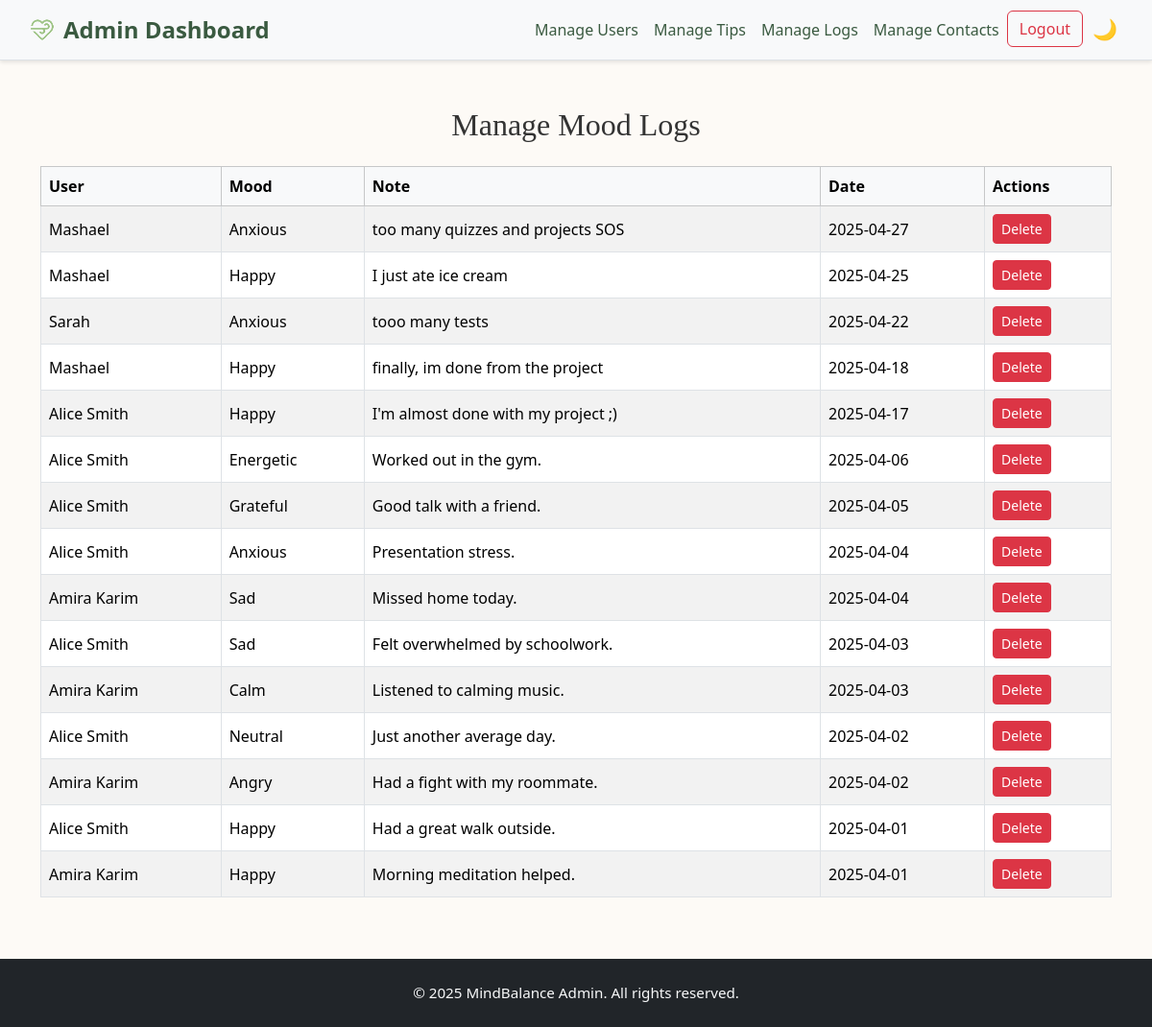
Screenshot of /admin/manage_logs.php (signed in) with the database file from the repository.
### tables this page shows
CREATE TABLE `mood_logs` (
  `log_id` int(11) NOT NULL,
  `user_id` int(11) NOT NULL,
  `mood` varchar(50) DEFAULT NULL,
  `note` text DEFAULT NULL,
  `log_date` date DEFAULT NULL
);

CREATE TABLE `users` (
  `user_id` int(11) NOT NULL,
  `name` varchar(100) NOT NULL,
  `email` varchar(150) NOT NULL,
  `password` varchar(255) NOT NULL,
  `role` enum('user','admin') DEFAULT 'user',
  `created_at` timestamp NOT NULL DEFAULT current_timestamp()
);

### admin/manage_logs.php (the view, shortened to what this page needs)
<?php
require 'db_connect.php';
$stmt = $pdo->query("SELECT m.log_id, u.name AS username, m.mood, m.note, m.log_date
                     FROM mood_logs m
                     JOIN users u ON m.user_id = u.user_id
                     ORDER BY m.log_date DESC");
$logs = $stmt->fetchAll();
?>
<!DOCTYPE html>
<html lang="en">
<head>
  <link rel="stylesheet" href="https://cdn.jsdelivr.net/npm/bootstrap@5.3.2/dist/css/bootstrap.min.css">
  <link rel="stylesheet" href="styles.css">
</head>
<body>
<header class="bg-light border-bottom mb-4">
  <nav class="navbar navbar-expand-lg navbar-light container">
    <a class="navbar-brand fw-bold d-flex align-items-center" href="admin.php">
      <img src="logo.png" alt="Logo" width="28" class="me-2"> Admin Dashboard
    </a>
    <div class="collapse navbar-collapse" id="navbarNav">
      <ul class="navbar-nav ms-auto">
        <li class="nav-item"><a class="nav-link" href="manage_users.php">Manage Users</a></li>
        <li class="nav-item"><a class="nav-link" href="manage_tips.php">Manage Tips</a></li>
        <li class="nav-item"><a class="nav-link active" href="manage_logs.php">Manage Logs</a></li>
        <li class="nav-item"><a class="nav-link" href="admin.php">Manage Contacts</a></li>
        <li class="nav-item"><a class="btn btn-outline-danger" href="logout.php">Logout</a></li>
      </ul>
      <button class="dark-toggle" onclick="toggleDarkMode()" aria-label="Toggle dark mode">🌙</button>
    </div>
  </nav>
</header>
<main class="container my-5">
  <h2 class="text-center mb-4" style="font-family: 'Playfair Display', serif;">Manage Mood Logs</h2>
  <?php if (count($logs) > 0): ?>
    <div class="table-responsive">
      <table class="table table-bordered table-striped align-middle">
        <thead class="table-light">
          <tr>
            <th>User</th>
            <th>Mood</th>
            <th>Note</th>
            <th>Date</th>
            <th>Actions</th>
          </tr>
        </thead>
        <tbody>
          <?php foreach ($logs as $log): ?>
            <tr>
              <td><?= htmlspecialchars($log['username']) ?></td>
              <td><?= htmlspecialchars($log['mood']) ?></td>
              <td><?= htmlspecialchars($log['note']) ?></td>
              <td><?= htmlspecialchars($log['log_date']) ?></td>
              <td>
                <a href="?delete=<?= $log['log_id'] ?>" onclick="return confirm('Are you sure you want to delete this log?');" class="btn btn-danger btn-sm">Delete</a>
              </td>
            </tr>
          <?php endforeach; ?>
        </tbody>
      </table>
    </div>
  <?php else: ?>
    <p class="text-center text-muted">No mood logs found.</p>
  <?php endif; ?>
</main>
<footer class="bg-dark text-light py-4 mt-5">
  <div class="container text-center">
    <p class="mb-0">&copy; 2025 MindBalance Admin. All rights reserved.</p>
  </div>
</footer>
</body>
</html>

### styles.css (style rules this page uses)
body { font-family: 'Segoe UI', Tahoma, Geneva, Verdana, sans-serif; background-color: #fdfaf6; color: #333; transition: background-color 0.3s, color 0.3s; }
header, footer { background-color: #fff; box-shadow: 0 2px 4px rgba(0,0,0,0.1); transition: background-color 0.3s; }
.navbar-brand { color: #3a5a40 !important; font-size: 1.5rem; }
.nav-link { color: #3a5a40 !important; }
footer { background-color: #3a5a40; color: #fff; padding-top: 20px; padding-bottom: 20px; text-align: center; }
footer p { font-size: 0.95rem; }
footer .container { max-width: 100%; }
.dark-toggle { cursor: pointer; font-size: 1.3rem; background: none; border: none; color: inherit; padding-left: 10px; transition: color 0.3s; }
a { text-decoration: none; color: #007bff; }

### rows the page displays
mood_logs: user.name "Mashael", mood "Anxious", note "too many quizzes and projects SOS", log_date "2025-04-27"
mood_logs: user.name "Mashael", mood "Happy", note "I just ate ice cream", log_date "2025-04-25"
mood_logs: user.name "Sarah", mood "Anxious", note "tooo many tests", log_date "2025-04-22"
mood_logs: user.name "Mashael", mood "Happy", note "finally, im done from the project", log_date "2025-04-18"
mood_logs: user.name "Alice Smith", mood "Happy", note "I'm almost done with my project ;)", log_date "2025-04-17"
mood_logs: user.name "Alice Smith", mood "Energetic", note "Worked out in the gym.", log_date "2025-04-06"
mood_logs: user.name "Alice Smith", mood "Grateful", note "Good talk with a friend.", log_date "2025-04-05"
mood_logs: user.name "Alice Smith", mood "Anxious", note "Presentation stress.", log_date "2025-04-04"
mood_logs: user.name "Amira Karim", mood "Sad", note "Missed home today.", log_date "2025-04-04"
mood_logs: user.name "Alice Smith", mood "Sad", note "Felt overwhelmed by schoolwork.", log_date "2025-04-03"
mood_logs: user.name "Amira Karim", mood "Calm", note "Listened to calming music.", log_date "2025-04-03"
mood_logs: user.name "Alice Smith", mood "Neutral", note "Just another average day.", log_date "2025-04-02"
mood_logs: user.name "Amira Karim", mood "Angry", note "Had a fight with my roommate.", log_date "2025-04-02"
mood_logs: user.name "Alice Smith", mood "Happy", note "Had a great walk outside.", log_date "2025-04-01"
mood_logs: user.name "Amira Karim", mood "Happy", note "Morning meditation helped.", log_date "2025-04-01"
